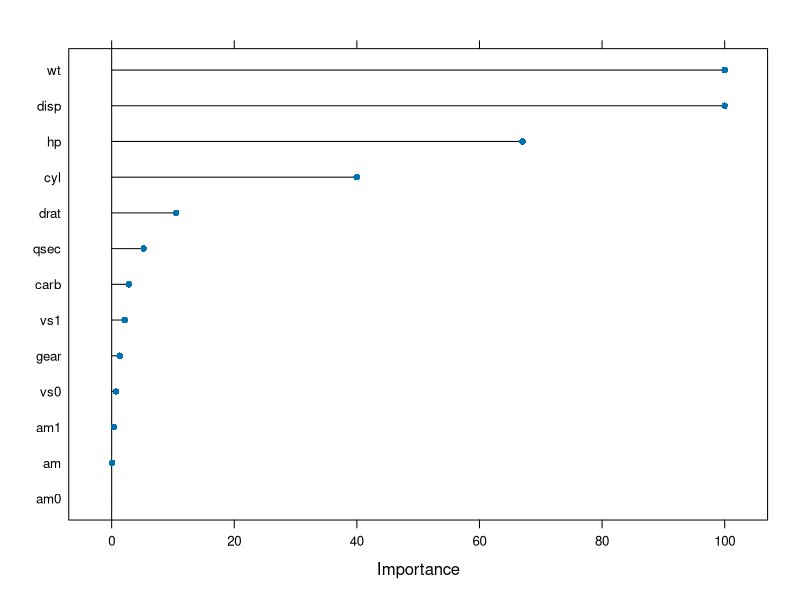
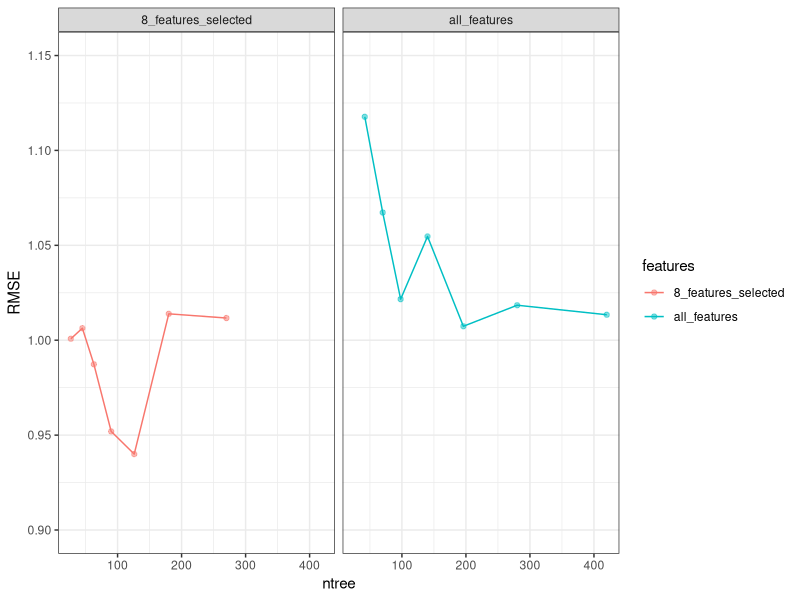

Write the R code that produced these figures, in order.
##################
#this is a homework for Data Driven Method of Ecological Research class 2024
#this homework is about
#preprocessing machine learning data(filling in NaNs, rangeing,data partitioning)
#feature selection
#trainning random forest model and parameter tuning
#evaluating the performance of model
##################
#loading packages and data.
library(caret)
library(tidyverse)
library(ggplot2)
library(skimr)
mtdata<-mtcars
ncols<-ncol(mtdata)
nrows<-nrow(mtdata)
#marking which will be treated as dummy vars, and which one is the target
dummy_names<-c("vs","am")
target_name<-"mpg"
#preprocesing:removing NAs(if there is any, in this case there is none) by doing knn clustering imputation
isna<-is.na(mtdata)
if(0|sum(isna)){
  cols<-colnames(mtdata)
  mtdata_nona<-na.omit(mtdata)
  for(n in 1:ncols){
    if(0|sum(isna[,n])){
      col_this<-cols[n]
      set.seed(96)
      imputer<-train(mtdata_nona[,-n],mtdata_nona[,n],method="knn")
      for(k in 1:nrows){
        if(is.na(mtdata[k,n])){
          imputed=predict(imputer,mtdata[k,-n])
          if(0|sum(col_this==dummy_names)){
            mtdata[k,n]<-round(imputed,0)
          }
          else{
            mtdata[k,n]<-imputed
          }
        }
      }
    }
  }
}
#preprocesssing:putting data between 0 and 1
predictors<-select(mtdata,-as.name(target_name))
set.seed(96)
ranger<-preProcess(predictors,method="range")
predictors<-predict(ranger,newdata=predictors)
mtdata<-cbind(mtdata[target_name],predictors)
#preprocessing:creating dummy variables
mtdata[dummy_names]<-as.data.frame(apply(mtdata[dummy_names],2,as.character))
dummy_cols_formula<-as.formula(paste("~",paste(dummy_names,collapse = "+"),sep=""))
set.seed(96)
dummies<-dummyVars(dummy_cols_formula,data=mtdata)
dummy_cols<-predict(dummies,newdata=mtdata)
mtdata<-cbind(select(mtdata,-as.name(dummy_names)),dummy_cols)
mtdata
#preprocessing:data set partitioning
set.seed(96)
trainindex<-createDataPartition(mtdata[target_name][,1],p=0.8,list=FALSE,times=1)
traindata<-mtdata[trainindex,]
validationdata1<-mtdata[-trainindex,]
#first round of training and and feature selection
traincontrol<-trainControl(method="repeatedcv", number=10, repeats=10)
set.seed(96)
forest_raw1<-train(select(traindata,-as.name(target_name)),unlist(traindata[target_name]),method="rf",trainControl=traincontrol,metric="RSE")
forest_raw1
importance<-varImp(forest_raw1,scale=TRUE)
plot(importance)
#selecting the top 8 most important variables
cutoff<-8#feel free to tune this parameter, may well put the whole thing in a for loop
selected_features<-importance[1][1]%>%
  data.frame()%>%
  arrange(-Overall)%>%
  rownames()%>%
  .[1:cutoff]
selected_features
traindata_selected<-traindata[c(target_name,selected_features)]
validation_data2<-validationdata1[c(target_name,selected_features)]
#getting new model after feature selection
set.seed(96)
forest_raw2<-train(select(traindata_selected,-as.name(target_name)),unlist(traindata_selected[target_name]),method="rf",trainControl=traincontrol,metric="RSE")
forest_raw2
#training and parameter tuning for mtree and ntree
mtrees1<-2:(ncol(traindata)-1)
mtrees2<-2:(ncol(traindata_selected)-1)
ntree_multiplier<-c(3,5,7,10,14,20,30)#feel free to tune these numbers
ntrees1<-ncol(traindata)*c(3,5,7,10,14,20,30)
ntrees2<-ncol(traindata_selected)*c(3,5,7,10,14,20,30)
mtrygrid1<-expand.grid(mtry=mtrees1)
mtrygrid2<-expand.grid(mtry=mtrees2)
traincontrol_search<-trainControl(method="repeatedcv", number=10, repeats=10,search="grid")
rmses1<-c()
rmses2<-c()
trials<-length(ntree_multiplier)
for(n in 1:trials){
  forestname1<-paste("forest1_tune",as.character(n),sep="")
  forestname2<-paste("forest2_tune",as.character(n),sep="")
  set.seed(96)
  forest_n1<-train(select(traindata,-as.name(target_name)),unlist(traindata[target_name]),method="rf",tuneGrid =mtrygrid1,trainControl=traincontrol,ntree=ntrees1[n],metric="RSE")
  set.seed(96)
  forest_n2<-train(select(traindata_selected,-as.name(target_name)),unlist(traindata_selected[target_name]),method="rf",tuneGrid =mtrygrid2,trainControl=traincontrol,ntree=ntrees2[n],metric="RSE")
  assign(forestname1,forest_n1)
  assign(forestname2,forest_n2)
  prediction1<-predict(forest_n1,select(traindata,-as.name(target_name)),)
  prediction2<-predict(forest_n2,select(traindata,-as.name(target_name)),)
  rmse1<-RMSE(prediction1,unlist(traindata[target_name]))
  rmse2<-RMSE(prediction2,unlist(traindata_selected[target_name]))
  rmses1[n]<-rmse1
  rmses2[n]<-rmse2
}
rmses_df1<-data.frame(features=c("all_features"),ntree=ntrees1,rmse=rmses1)
rmses_df2<-data.frame(features=c(paste(as.character(cutoff),"features_selected",sep="_")),ntree=ntrees2,rmse=rmses2)
rmses_df<-rbind(rmses_df1,rmses_df2)
rmse_plot<-ggplot(data=rmses_df,aes(x=ntree,y=rmse,color=features))
rmse_plot%>%
  +geom_point(alpha=0.5)+theme_bw()+theme(panel.grid = element_line(),plot.background=element_blank())+labs(x="ntree",y="RMSE")+ylim(0.9,1.15)+facet_wrap(~features)+geom_line()
#selecting best forests from the parameter search
best_trial1<-which.min(rmses1)
best_trial2<-which.min(rmses2)
forest_raw3<-get(paste("forest1_tune",as.character(best_trial1),sep=""))
forest_raw4<-get(paste("forest2_tune",as.character(best_trial2),sep=""))
forest_raw3
forest_raw4
#selecting the best forest out of the all tried
predict1<-predict(forest_raw1,select(traindata,-as.name(target_name)))
predict2<-predict(forest_raw2,select(traindata_selected,-as.name(target_name)))
rmse1<-RMSE(predict1,unlist(traindata[target_name]))
rmse2<-RMSE(predict2,unlist(traindata_selected[target_name]))
rmse3<-rmses1[best_trial1]
rmse4<-rmses2[best_trial2]
best_forest_index<-which.min(c(rmse1,rmse2,rmse3,rmse4))
best_forest<-get(paste("forest_raw",as.character(best_forest_index),sep=""))
parity<-2-(best_forest_index%%2)
features_sorted=!(2-parity)
{
  if(best_forest_index<=2){
  ntree_final="AUTO"
  }
  else{
    ntrees_list<-get(paste("ntrees",as.character(parity),sep=""))
    best_trial_used<-get(paste("best_trial",as.character(parity),sep=""))
    ntree_final<-ntrees_list[best_trial_used]
  }
}
mtry_final<-best_forest["bestTune"][[1]][1,1]
#the forest used
best_forest
features_sorted
mtry_final
ntree_final
#validation of the used model
validation_data<-get(paste("validation_data",as.character(parity),sep=""))
validation_real<-unlist(validation_data[target_name])
validation_predict<-predict(best_forest,select(validation_data,-as.name(target_name)))
validation_predict_df<-data.frame(prediction=validation_predict)
validation_data%>%
  cbind(validation_predict_df)
rmse_validation=RMSE(validation_predict,validation_real)
validation_data
rmse_validation
